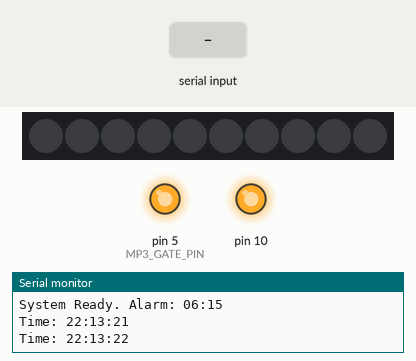
Recording of a sketch running on a simulated Arduino Uno, built with avr-gcc and run on an emulated ATmega328P. On the bench: 10 RGB LEDs in strip order, left to right, output pins drawn as LEDs (lit = HIGH), the last lines printed to the serial monitor. Inputs (shaded band) come from the test bench. Dim RGB values are drawn brighter than linear; the local clock reads 2024-03-15 10:24:30 at power-on unless the sketch sets it; the audio player accepts every command and is not drawn.

Above: at 2.2 s.
2.3 s: "start\n" received over Serial
At 2.36 s:
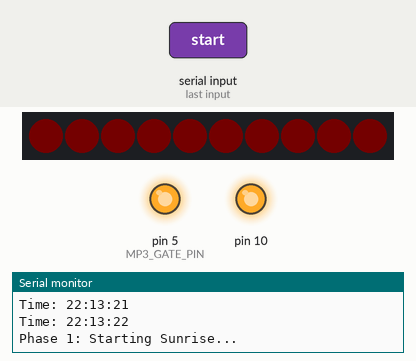
4.0 s: byte 115 ('s') received over Serial
At 5.2 s:
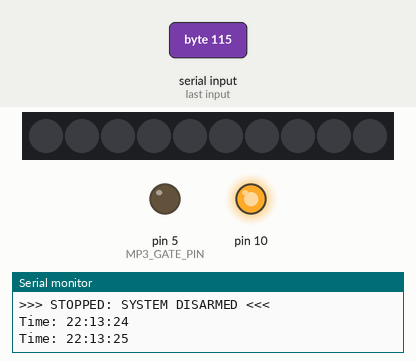
5.5 s: "test\n" received over Serial
At 5.56 s:
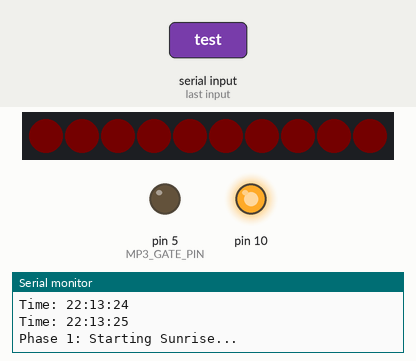
7.2 s: "stop\n" received over Serial
At 7.8 s:
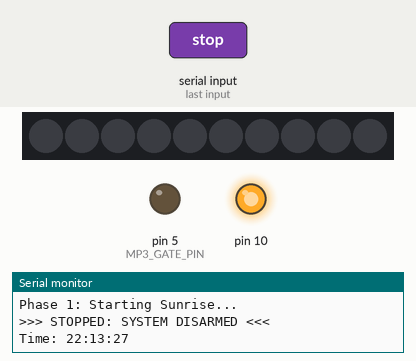
Timing chart, 0 to 9.7 s (numbered marks = the images above; inputs shaded):
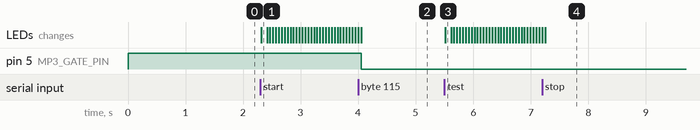

The sketch:

Combined-tech-code.ino
```cpp
#include <Adafruit_NeoPixel.h>
#include <SPI.h>
#include <MFRC522.h>
#include <Wire.h>
#include "RTClib.h"
#include "SoftwareSerial.h"
#include "DFRobotDFPlayerMini.h"

// --- Pin Definitions ---
#define PIXEL_PIN      6
#define NUMPIXELS     10
#define RFID_RST_PIN   9
#define RFID_SS_PIN    8
#define MP3_RX_PIN     2
#define MP3_TX_PIN     3
#define MP3_GATE_PIN   5  // IRL540 MOSFET Gate

// --- Object Initialization ---
Adafruit_NeoPixel strip(NUMPIXELS, PIXEL_PIN, NEO_GRB + NEO_KHZ800);
MFRC522 mfrc522(RFID_SS_PIN, RFID_RST_PIN);
SoftwareSerial mp3Serial(MP3_RX_PIN, MP3_TX_PIN);
DFRobotDFPlayerMini myDFPlayer;
RTC_DS3231 rtc;

// --- Alarm Settings ---
bool isRunning = false;
bool alarmTriggeredToday = false;
const int alarmHour = 6;
const int alarmMinute = 15;

void setup() {
  // 1. MOSFET Gate Setup
  pinMode(MP3_GATE_PIN, OUTPUT);
  digitalWrite(MP3_GATE_PIN, HIGH); // Power ON the MP3 player

  // 2. Communications
  Serial.begin(9600);
  mp3Serial.begin(9600);
  SPI.begin();

  // 3. Component Init
  strip.begin();
  strip.show();
  mfrc522.PCD_Init();
  mfrc522.PCD_SetAntennaGain(mfrc522.RxGain_max);

  if (!rtc.begin()) {
    Serial.println(F("RTC Error: Check A4/A5 wiring!"));
  }

  // --- TIME SETTING ---
  // Uncomment the line below ONCE to set time, then comment it out and re-upload.
  rtc.adjust(DateTime(F(__DATE__), F(__TIME__)));

  delay(500);
  if (!myDFPlayer.begin(mp3Serial)) {
    Serial.println(F("DFPlayer Error: Check SD/Wiring"));
  } else {
    myDFPlayer.volume(40);
    Serial.println(F("DFPlayer Online."));
  }

  Serial.println(F("System Ready. Alarm: 06:15"));
}

void loop() {
  DateTime now = rtc.now();

  // 1. Live Clock Display (Every second when idle)
  if (!isRunning) {
    static int lastSec = -1;
    if (now.second() != lastSec) {
      displayTime(now);
      lastSec = now.second();
    }
  }

  // 2. Check Serial Commands
  if (Serial.available() > 0) {
    handleSerial();
  }

  // 3. Check RFID (only if idle)
  if (!isRunning && mfrc522.PICC_IsNewCardPresent() && mfrc522.PICC_ReadCardSerial()) {
    checkRFID();
  }

  // 4. Check RTC Alarm Time
  if (!isRunning && !alarmTriggeredToday && now.hour() == alarmHour && now.minute() == alarmMinute) {
    Serial.println(F("ALARM TIME REACHED!"));
    alarmTriggeredToday = true;
    triggerAlarm();
  }

  // 5. Reset Daily Flag at midnight
  if (now.hour() == 0 && now.minute() == 0) {
    alarmTriggeredToday = false;
  }
}

void displayTime(DateTime t) {
  Serial.print(F("Time: "));
  if (t.hour() < 10) Serial.print('0');
  Serial.print(t.hour());
  Serial.print(':');
  if (t.minute() < 10) Serial.print('0');
  Serial.print(t.minute());
  Serial.print(':');
  if (t.second() < 10) Serial.print('0');
  Serial.println(t.second());
}

void handleSerial() {
  String command = Serial.readStringUntil('\n');
  command.trim();
  if (command == "start" || command == "test") triggerAlarm();
  else if (command == "stop") stopAlarm();
}

void checkRFID() {
  byte buffer[18];
  byte size = sizeof(buffer);
  bool found = false;

  for (byte block = 4; block < 13; block++) {
    if (mfrc522.MIFARE_Read(block, buffer, &size) == MFRC522::STATUS_OK) {
      String data = "";
      for (uint8_t i = 0; i < 16; i++) {
        if (buffer[i] >= 32 && buffer[i] <= 126) data += (char)buffer[i];
      }
      if (data.indexOf("ALARM") != -1) {
        found = true;
        break;
      }
    }
  }
  if (found) triggerAlarm();
  mfrc522.PICC_HaltA();
  mfrc522.PCD_StopCrypto1();
}

void triggerAlarm() {
  if (isRunning) return;
  isRunning = true;

  Serial.println(F("Phase 1: Starting Sunrise..."));

  // 1. Run the Sunrise first
  // We capture if it finished naturally (true) or was stopped (false)
  bool completed = runSunrise(50);

  // 2. Only start phase 2 (Music) if the sunrise wasn't manually stopped
  if (completed) {
    Serial.println(F("Phase 2: Sunrise Complete. Starting Music..."));

    digitalWrite(MP3_GATE_PIN, HIGH); // Power up MOSFET
    delay(300);                       // Boot time
    myDFPlayer.begin(mp3Serial);
    myDFPlayer.volume(20);
    myDFPlayer.play(2);
  }
}

void stopAlarm() {
  // 1. MOSFET KILL
  digitalWrite(MP3_GATE_PIN, LOW);

  // 2. LED KILL
  strip.setBrightness(0);
  strip.fill(strip.Color(0,0,0), 0, NUMPIXELS);
  strip.show();

  isRunning = false;
  Serial.println(F(">>> STOPPED: SYSTEM DISARMED <<<"));
}

// We change this to a 'bool' so it can tell triggerAlarm if it finished
bool runSunrise(int speedDelay) {
  for (int i = 0; i <= 255; i++) {
    if (Serial.available() > 0) {
      char c = Serial.read();
      if (c == 's' || c == 'S') {
        while(Serial.available() > 0) Serial.read();
        stopAlarm();
        return false; // Return FALSE because we interrupted it
      }
    }

    int g = map(i, 0, 255, 15, 130);
    int b = map(i, 0, 255, 0, 80);
    int bri = map(i, 0, 255, 1, 255);

    strip.setBrightness(bri);
    strip.fill(strip.Color(255, g, b), 0, NUMPIXELS);
    strip.show();

    delay(speedDelay);
  }
  return true; // Return TRUE because it reached 100% brightness
}
```

Measured:
- after the input at 2.3 s, the LEDs: change at once (image 1)
- after the input at 4.0 s, pin 5 (MP3_GATE_PIN): HIGH → LOW after 0.05 s; the LEDs: first differ from a run without the input after 0.05 s (image 2)
- after the input at 5.5 s, the LEDs: change at once (image 3)
- after the input at 7.2 s, the LEDs: change after 0.05 s (image 4)
